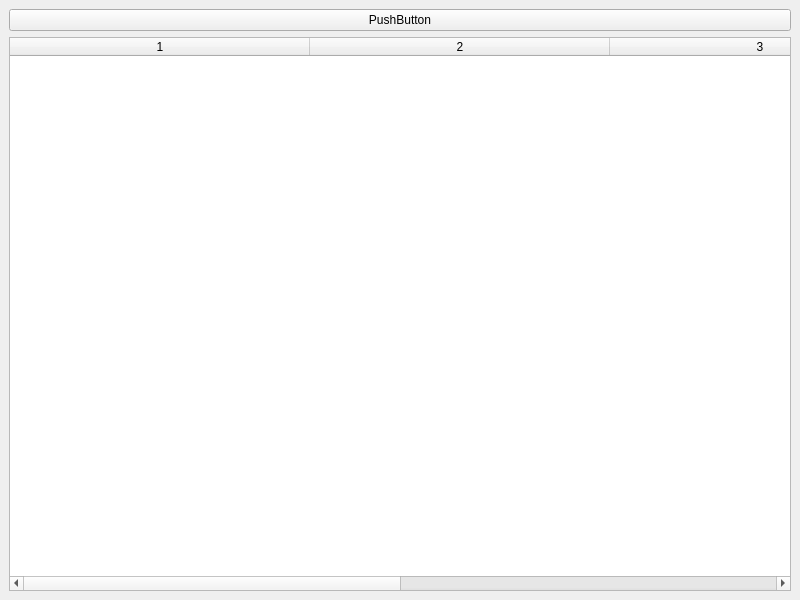
<?xml version="1.0" encoding="UTF-8"?>
<ui version="4.0">
 <class>MainWindow</class>
 <widget class="QMainWindow" name="MainWindow">
  <property name="geometry">
   <rect>
    <x>0</x>
    <y>0</y>
    <width>800</width>
    <height>600</height>
   </rect>
  </property>
  <property name="windowTitle">
   <string>MainWindow</string>
  </property>
  <widget class="QWidget" name="centralwidget">
   <layout class="QVBoxLayout" name="verticalLayout">
    <item>
     <widget class="QPushButton" name="pushButton">
      <property name="text">
       <string>PushButton</string>
      </property>
     </widget>
    </item>
    <item>
     <widget class="QTableWidget" name="NewsTextTable">
      <property name="editTriggers">
       <set>QAbstractItemView::EditTrigger::NoEditTriggers</set>
      </property>
      <property name="selectionBehavior">
       <enum>QAbstractItemView::SelectionBehavior::SelectRows</enum>
      </property>
      <property name="columnCount">
       <number>4</number>
      </property>
      <attribute name="horizontalHeaderMinimumSectionSize">
       <number>20</number>
      </attribute>
      <attribute name="horizontalHeaderDefaultSectionSize">
       <number>300</number>
      </attribute>
      <attribute name="horizontalHeaderStretchLastSection">
       <bool>true</bool>
      </attribute>
      <column/>
      <column/>
      <column/>
      <column/>
     </widget>
    </item>
   </layout>
  </widget>
 </widget>
 <resources/>
 <connections/>
</ui>
